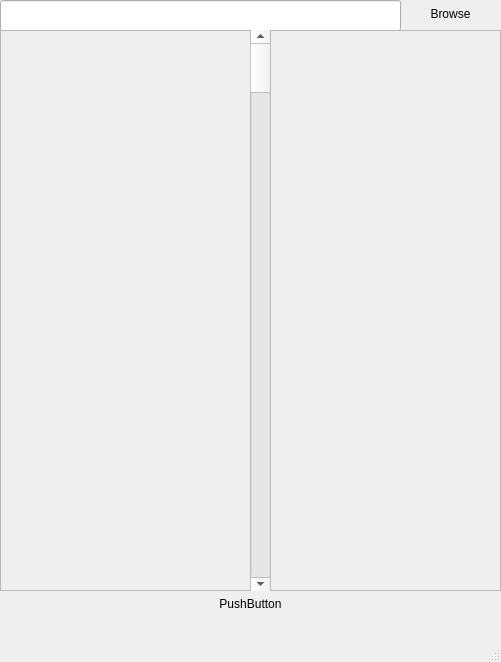
<?xml version="1.0" encoding="UTF-8"?>
<ui version="4.0">
 <class>MainWindow</class>
 <widget class="QMainWindow" name="MainWindow">
  <property name="geometry">
   <rect>
    <x>0</x>
    <y>0</y>
    <width>501</width>
    <height>662</height>
   </rect>
  </property>
  <property name="windowTitle">
   <string>MainWindow</string>
  </property>
  <widget class="QWidget" name="centralwidget">
   <widget class="QLineEdit" name="lineEdit">
    <property name="geometry">
     <rect>
      <x>0</x>
      <y>0</y>
      <width>401</width>
      <height>31</height>
     </rect>
    </property>
    <property name="readOnly">
     <bool>true</bool>
    </property>
   </widget>
   <widget class="QPushButton" name="browse">
    <property name="geometry">
     <rect>
      <x>400</x>
      <y>0</y>
      <width>101</width>
      <height>27</height>
     </rect>
    </property>
    <property name="text">
     <string>Browse</string>
    </property>
    <property name="flat">
     <bool>true</bool>
    </property>
   </widget>
   <widget class="QScrollArea" name="scrollold">
    <property name="geometry">
     <rect>
      <x>0</x>
      <y>30</y>
      <width>251</width>
      <height>561</height>
     </rect>
    </property>
    <property name="widgetResizable">
     <bool>true</bool>
    </property>
    <widget class="QWidget" name="scrollAreaWidgetContents">
     <property name="geometry">
      <rect>
       <x>0</x>
       <y>0</y>
       <width>249</width>
       <height>559</height>
      </rect>
     </property>
    </widget>
   </widget>
   <widget class="QScrollBar" name="verticalScrollBar">
    <property name="geometry">
     <rect>
      <x>250</x>
      <y>30</y>
      <width>21</width>
      <height>561</height>
     </rect>
    </property>
    <property name="orientation">
     <enum>Qt::Vertical</enum>
    </property>
   </widget>
   <widget class="QScrollArea" name="scrollnew">
    <property name="geometry">
     <rect>
      <x>270</x>
      <y>30</y>
      <width>231</width>
      <height>561</height>
     </rect>
    </property>
    <property name="widgetResizable">
     <bool>true</bool>
    </property>
    <widget class="QWidget" name="scrollAreaWidgetContents_2">
     <property name="geometry">
      <rect>
       <x>0</x>
       <y>0</y>
       <width>229</width>
       <height>559</height>
      </rect>
     </property>
    </widget>
   </widget>
   <widget class="QPushButton" name="rename">
    <property name="geometry">
     <rect>
      <x>0</x>
      <y>590</y>
      <width>501</width>
      <height>27</height>
     </rect>
    </property>
    <property name="text">
     <string>PushButton</string>
    </property>
    <property name="flat">
     <bool>true</bool>
    </property>
   </widget>
  </widget>
  <widget class="QMenuBar" name="menubar">
   <property name="geometry">
    <rect>
     <x>0</x>
     <y>0</y>
     <width>501</width>
     <height>25</height>
    </rect>
   </property>
  </widget>
  <widget class="QStatusBar" name="statusbar"/>
 </widget>
 <resources/>
 <connections>
  <connection>
   <sender>lineEdit</sender>
   <signal>textChanged(QString)</signal>
   <receiver>lineEdit</receiver>
   <slot>selectAll()</slot>
   <hints>
    <hint type="sourcelabel">
     <x>261</x>
     <y>45</y>
    </hint>
    <hint type="destinationlabel">
     <x>261</x>
     <y>42</y>
    </hint>
   </hints>
  </connection>
  <connection>
   <sender>browse</sender>
   <signal>clicked()</signal>
   <receiver>browse</receiver>
   <slot>show()</slot>
   <hints>
    <hint type="sourcelabel">
     <x>438</x>
     <y>48</y>
    </hint>
    <hint type="destinationlabel">
     <x>437</x>
     <y>47</y>
    </hint>
   </hints>
  </connection>
  <connection>
   <sender>rename</sender>
   <signal>clicked()</signal>
   <receiver>rename</receiver>
   <slot>click()</slot>
   <hints>
    <hint type="sourcelabel">
     <x>276</x>
     <y>628</y>
    </hint>
    <hint type="destinationlabel">
     <x>276</x>
     <y>628</y>
    </hint>
   </hints>
  </connection>
  <connection>
   <sender>rename</sender>
   <signal>clicked()</signal>
   <receiver>rename</receiver>
   <slot>show()</slot>
   <hints>
    <hint type="sourcelabel">
     <x>281</x>
     <y>631</y>
    </hint>
    <hint type="destinationlabel">
     <x>282</x>
     <y>631</y>
    </hint>
   </hints>
  </connection>
  <connection>
   <sender>scrollnew</sender>
   <signal>customContextMenuRequested(QPoint)</signal>
   <receiver>scrollnew</receiver>
   <slot>show()</slot>
   <hints>
    <hint type="sourcelabel">
     <x>302</x>
     <y>180</y>
    </hint>
    <hint type="destinationlabel">
     <x>302</x>
     <y>180</y>
    </hint>
   </hints>
  </connection>
  <connection>
   <sender>scrollold</sender>
   <signal>customContextMenuRequested(QPoint)</signal>
   <receiver>scrollold</receiver>
   <slot>show()</slot>
   <hints>
    <hint type="sourcelabel">
     <x>190</x>
     <y>292</y>
    </hint>
    <hint type="destinationlabel">
     <x>190</x>
     <y>292</y>
    </hint>
   </hints>
  </connection>
  <connection>
   <sender>verticalScrollBar</sender>
   <signal>sliderMoved(int)</signal>
   <receiver>verticalScrollBar</receiver>
   <slot>show()</slot>
   <hints>
    <hint type="sourcelabel">
     <x>261</x>
     <y>441</y>
    </hint>
    <hint type="destinationlabel">
     <x>261</x>
     <y>441</y>
    </hint>
   </hints>
  </connection>
 </connections>
</ui>
